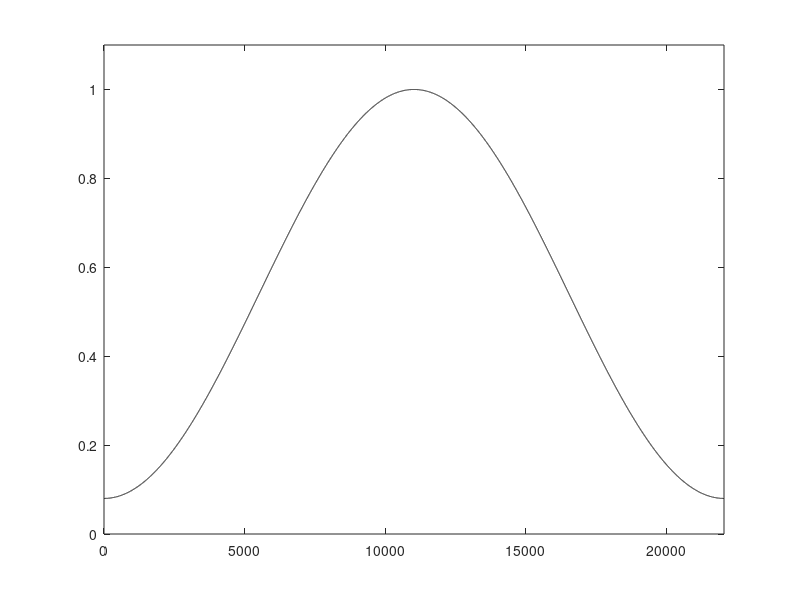

Reproduce this figure in MATLAB.
Fs = 44100;
length = 0.5;
h = hamming(length*Fs);

set(gcf,'color','w');
plot(h, 'Color','k');
axis([0 Fs*length 0 1.1])